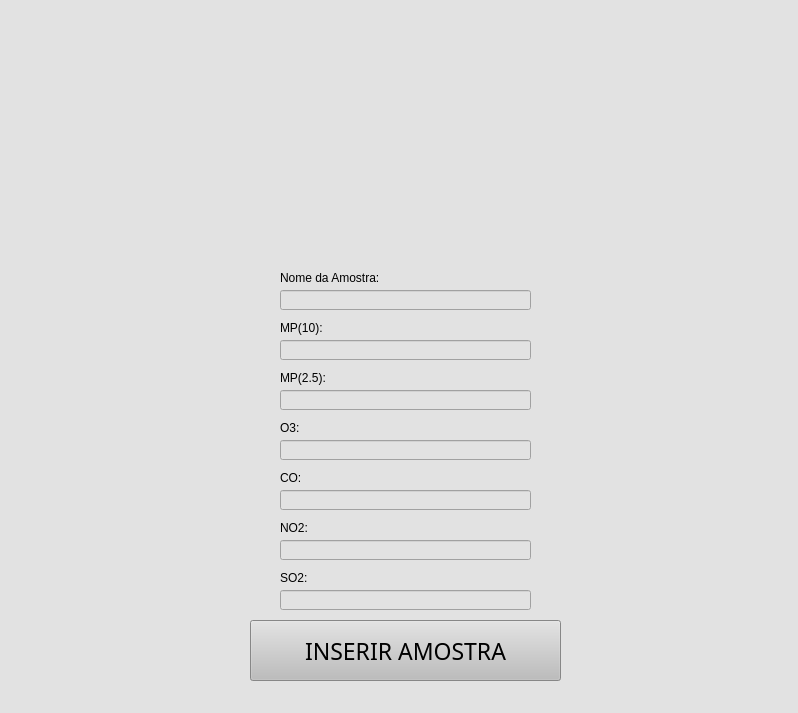
<?xml version="1.0" encoding="UTF-8"?>
<ui version="4.0">
 <class>Form</class>
 <widget class="QWidget" name="Form">
  <property name="geometry">
   <rect>
    <x>0</x>
    <y>0</y>
    <width>798</width>
    <height>713</height>
   </rect>
  </property>
  <property name="windowTitle">
   <string>Form</string>
  </property>
  <property name="styleSheet">
   <string notr="true">
background-color: rgb(226, 226, 226);</string>
  </property>
  <widget class="QLabel" name="Logo">
   <property name="geometry">
    <rect>
     <x>220</x>
     <y>-10</y>
     <width>351</width>
     <height>271</height>
    </rect>
   </property>
   <property name="styleSheet">
    <string notr="true">
background-color: rgb(226, 226, 226);</string>
   </property>
   <property name="text">
    <string/>
   </property>
   <property name="pixmap">
    <pixmap>Imagens/LOGO GERAL.png</pixmap>
   </property>
   <property name="scaledContents">
    <bool>true</bool>
   </property>
  </widget>
  <widget class="QPushButton" name="inserirButton">
   <property name="geometry">
    <rect>
     <x>250</x>
     <y>620</y>
     <width>311</width>
     <height>61</height>
    </rect>
   </property>
   <property name="font">
    <font>
     <family>Rockwell Extra Bold</family>
     <pointsize>17</pointsize>
    </font>
   </property>
   <property name="mouseTracking">
    <bool>false</bool>
   </property>
   <property name="autoFillBackground">
    <bool>false</bool>
   </property>
   <property name="styleSheet">
    <string notr="true">background-color: rgb(189, 189, 189);</string>
   </property>
   <property name="text">
    <string>INSERIR AMOSTRA</string>
   </property>
   <property name="iconSize">
    <size>
     <width>32</width>
     <height>32</height>
    </size>
   </property>
   <property name="checkable">
    <bool>false</bool>
   </property>
   <property name="autoDefault">
    <bool>false</bool>
   </property>
   <property name="default">
    <bool>false</bool>
   </property>
   <property name="flat">
    <bool>false</bool>
   </property>
  </widget>
  <widget class="QLineEdit" name="lineMp25">
   <property name="geometry">
    <rect>
     <x>280</x>
     <y>390</y>
     <width>251</width>
     <height>20</height>
    </rect>
   </property>
   <property name="text">
    <string/>
   </property>
  </widget>
  <widget class="QLabel" name="label">
   <property name="geometry">
    <rect>
     <x>280</x>
     <y>370</y>
     <width>251</width>
     <height>16</height>
    </rect>
   </property>
   <property name="text">
    <string>MP(2.5):</string>
   </property>
  </widget>
  <widget class="QLabel" name="label_2">
   <property name="geometry">
    <rect>
     <x>280</x>
     <y>420</y>
     <width>251</width>
     <height>16</height>
    </rect>
   </property>
   <property name="text">
    <string>O3:</string>
   </property>
  </widget>
  <widget class="QLineEdit" name="lineO3">
   <property name="geometry">
    <rect>
     <x>280</x>
     <y>440</y>
     <width>251</width>
     <height>20</height>
    </rect>
   </property>
   <property name="text">
    <string/>
   </property>
  </widget>
  <widget class="QLineEdit" name="lineCo">
   <property name="geometry">
    <rect>
     <x>280</x>
     <y>490</y>
     <width>251</width>
     <height>20</height>
    </rect>
   </property>
   <property name="text">
    <string/>
   </property>
  </widget>
  <widget class="QLabel" name="label_3">
   <property name="geometry">
    <rect>
     <x>280</x>
     <y>470</y>
     <width>251</width>
     <height>16</height>
    </rect>
   </property>
   <property name="text">
    <string>CO:</string>
   </property>
  </widget>
  <widget class="QLineEdit" name="lineNo2">
   <property name="geometry">
    <rect>
     <x>280</x>
     <y>540</y>
     <width>251</width>
     <height>20</height>
    </rect>
   </property>
   <property name="text">
    <string/>
   </property>
  </widget>
  <widget class="QLabel" name="label_4">
   <property name="geometry">
    <rect>
     <x>280</x>
     <y>520</y>
     <width>251</width>
     <height>16</height>
    </rect>
   </property>
   <property name="text">
    <string>NO2:</string>
   </property>
  </widget>
  <widget class="QLineEdit" name="lineSo2">
   <property name="geometry">
    <rect>
     <x>280</x>
     <y>590</y>
     <width>251</width>
     <height>20</height>
    </rect>
   </property>
   <property name="text">
    <string/>
   </property>
  </widget>
  <widget class="QLabel" name="label_5">
   <property name="geometry">
    <rect>
     <x>280</x>
     <y>570</y>
     <width>251</width>
     <height>16</height>
    </rect>
   </property>
   <property name="text">
    <string>SO2:</string>
   </property>
  </widget>
  <widget class="QLabel" name="mp10_label">
   <property name="geometry">
    <rect>
     <x>280</x>
     <y>320</y>
     <width>251</width>
     <height>16</height>
    </rect>
   </property>
   <property name="text">
    <string>MP(10):</string>
   </property>
  </widget>
  <widget class="QLineEdit" name="lineMp10">
   <property name="geometry">
    <rect>
     <x>280</x>
     <y>340</y>
     <width>251</width>
     <height>20</height>
    </rect>
   </property>
   <property name="text">
    <string/>
   </property>
  </widget>
  <widget class="QLineEdit" name="lineNome">
   <property name="geometry">
    <rect>
     <x>280</x>
     <y>290</y>
     <width>251</width>
     <height>20</height>
    </rect>
   </property>
   <property name="text">
    <string/>
   </property>
  </widget>
  <widget class="QLabel" name="mp10_label_2">
   <property name="geometry">
    <rect>
     <x>280</x>
     <y>270</y>
     <width>251</width>
     <height>16</height>
    </rect>
   </property>
   <property name="text">
    <string>Nome da Amostra:</string>
   </property>
  </widget>
 </widget>
 <resources/>
 <connections/>
</ui>
